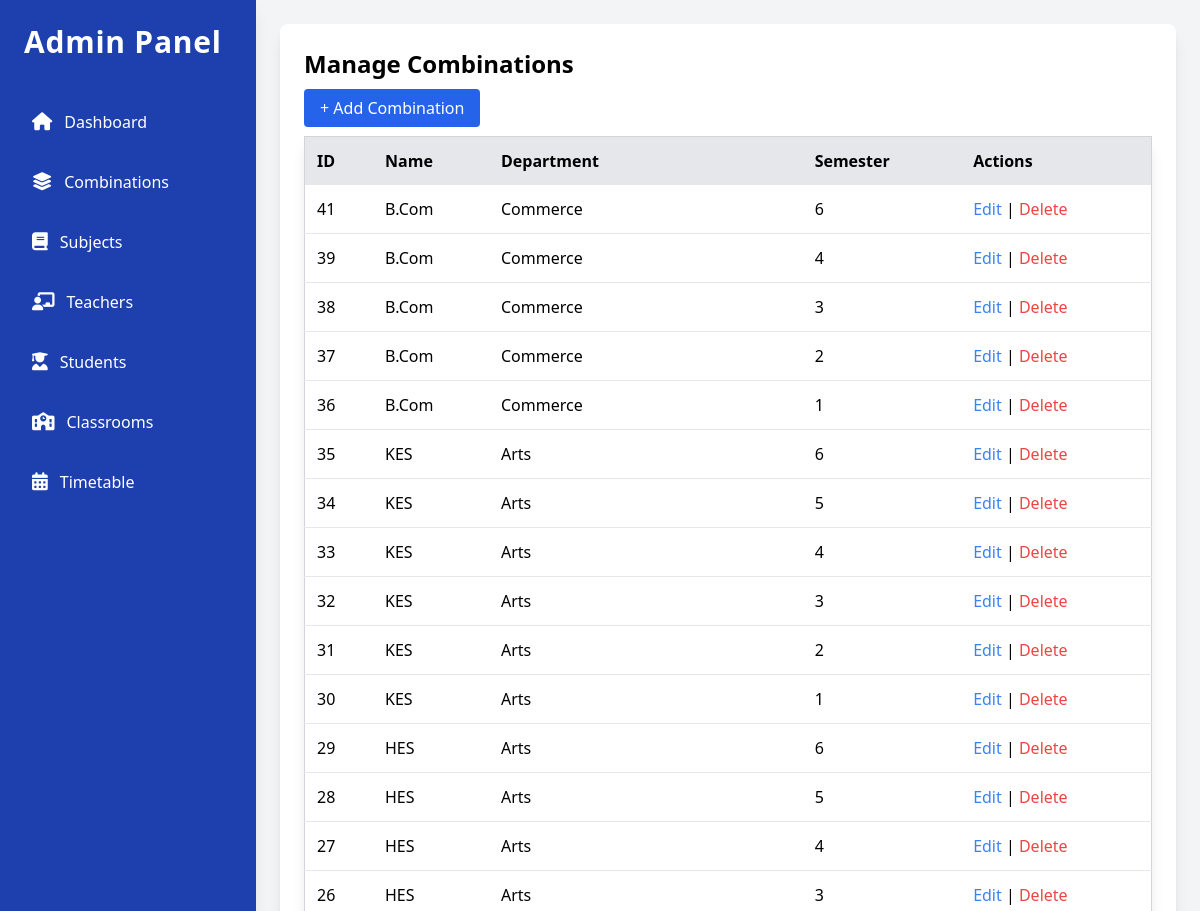
Before: /src/views/admin/combinations.php (signed in, upper part) with the older database file.
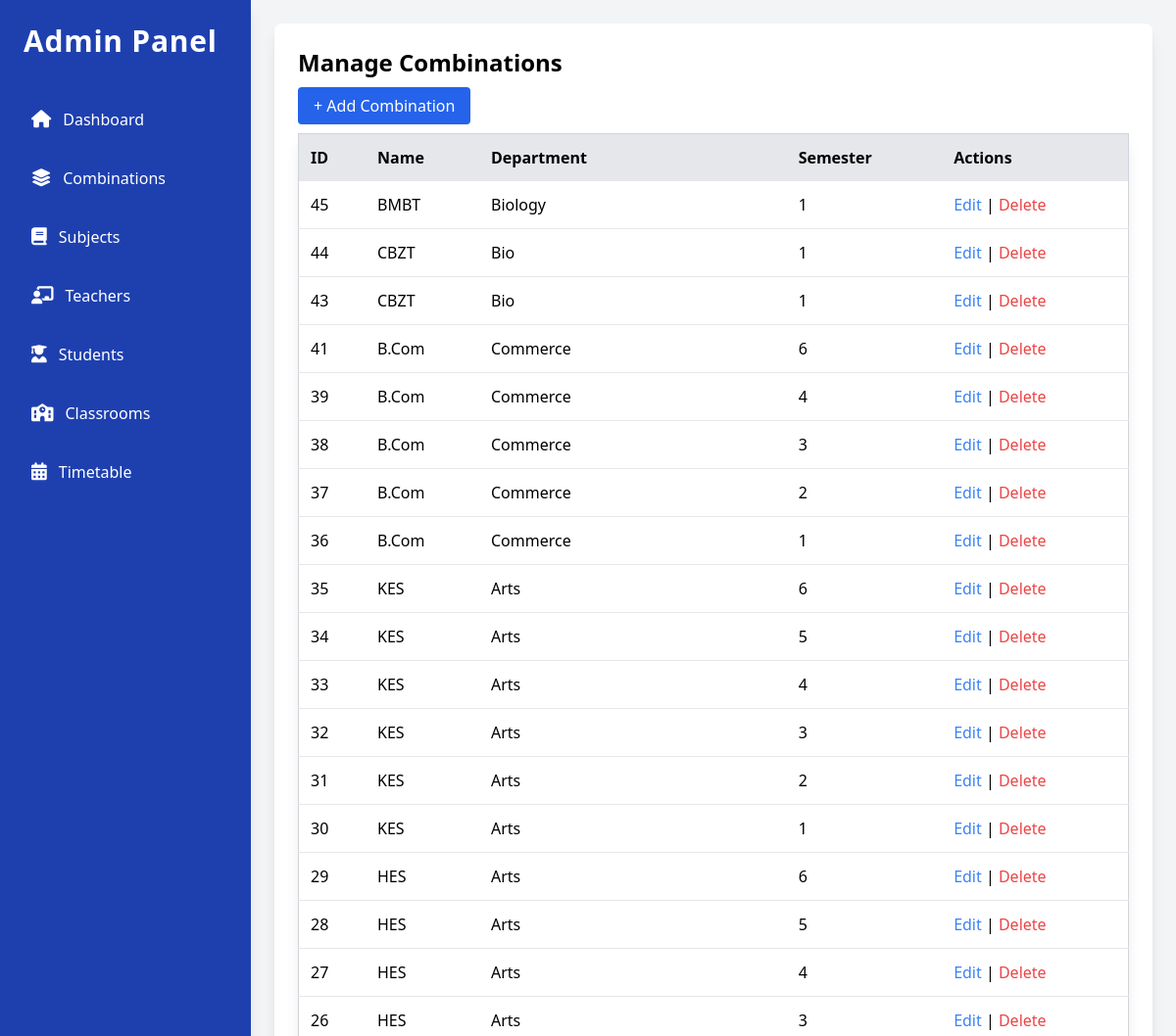
After: the same page with the newer database file.
### tables this page shows
CREATE TABLE `combinations` (
  `id` int(11) NOT NULL,
  `name` varchar(100) NOT NULL,
  `department` varchar(100) NOT NULL,
  `semester` int(11) NOT NULL
);

### src/models/Combination.php (called while the page is built, shortened)
<?php
class Combination {
    private $conn;
    public function __construct($db) {
        $this->conn = $db;
    }
    public function getCombinations() {
        $query = "SELECT * FROM combinations ORDER BY id DESC";
        $stmt = $this->conn->prepare($query);
        $stmt->execute();
        return $stmt->fetchAll(PDO::FETCH_ASSOC);
    }
}
?>

### src/views/admin/combinations.php (the view, shortened to what this page needs)
<?php
include_once(__DIR__ . '/../../models/Combination.php');
$database = new Database();
$db = $database->getConnection();
$combination = new Combination($db);
$combinations = $combination->getCombinations();
?>
<?php include_once(__DIR__ . '/header.php'); ?>
    <div class="max-w-4xl mx-auto bg-white shadow-lg rounded-lg p-6">
        <h2 class="text-2xl font-bold mb-4">Manage Combinations</h2>
        <a href="add_combination.php" class="bg-blue-600 text-white px-4 py-2 rounded hover:bg-blue-700">
            + Add Combination
        </a>
        <table class="w-full mt-4 border border-gray-300 shadow-lg">
            <thead class="bg-gray-200">
                <tr>
                    <th class="p-3 text-left">ID</th>
                    <th class="p-3 text-left">Name</th>
                    <th class="p-3 text-left">Department</th>
                    <th class="p-3 text-left">Semester</th>
                    <th class="p-3 text-left">Actions</th>
                </tr>
            </thead>
            <tbody class="bg-white">
                <?php if (!empty($combinations)): ?>
                    <?php foreach ($combinations as $combination): ?>
                        <tr class="border-b">
                            <td class="p-3"><?= htmlspecialchars($combination['id']) ?></td>
                            <td class="p-3"><?= htmlspecialchars($combination['name']) ?></td>
                            <td class="p-3"><?= htmlspecialchars($combination['department']) ?></td>
                            <td class="p-3"><?= htmlspecialchars($combination['semester']) ?></td>
                            <td class="p-3">
                                <a href="edit_combination.php?id=<?= $combination['id'] ?>"
                                   class="text-blue-500 hover:underline">Edit</a> |
                                   <a href="../../controllers/combinationController.php?delete=<?= $combination['id'] ?>"
                                 onclick="return confirm('Are you sure you want to delete this combination?');" class="text-red-500 hover:underline"> Delete</a>
                    </td>
                        </tr>
                    <?php endforeach; ?>
                <?php else: ?>
                    <tr>
                        <td colspan="5" class="p-3 text-center">No combinations found.</td>
                    </tr>
                <?php endif; ?>
            </tbody>
        </table>
    </div>
<?php include_once(__DIR__ . '/footer.php'); ?>

Changed rows visible on the page:
added combinations: id "45", name "BMBT", department "Biology", semester "1"
added combinations: id "44", name "CBZT", department "Bio", semester "1"
added combinations: id "43", name "CBZT", department "Bio", semester "1"
